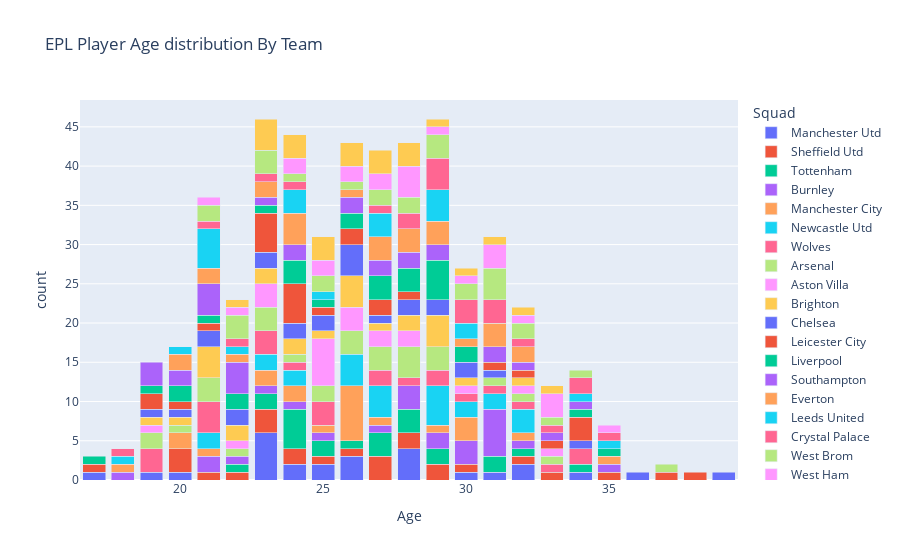

The notebook cell this image was saved under:
### Code cell
fig_age

### Figure 1 — Plotly figure (JSON) as saved in the notebook; plotly's stock layout.template omitted (floating-point values rounded to 4 significant figures)
{"data": [{"alignmentgroup": "True", "customdata": [["Manchester Utd"], ["Manchester Utd"], ["Manchester Utd"], ["Manchester Utd"], ["Manchester Utd"], ["Manchester Utd"], ["Manchester Utd"], ["Manchester Utd"], ["Manchester Utd"], ["Manchester Utd"], ["Manchester Utd"], ["Manchester Utd"]], "hovertemplate": "Squad=%{customdata[0]}<br>Age=%{x}<br>count=%{y}<extra></extra>", "legendgroup": "Manchester Utd", "marker": {"color": "#636efa"}, "name": "Manchester Utd", "offsetgroup": "Manchester Utd", "orientation": "v", "showlegend": true, "textposition": "auto", "type": "bar", "x": [17, 19, 20, 23, 24, 25, 26, 28, 30, 31, 32, 34], "xaxis": "x", "y": [1, 1, 1, 6, 2, 2, 3, 4, 1, 1, 2, 1], "yaxis": "y"}, {"alignmentgroup": "True", "customdata": [["Sheffield Utd"], ["Sheffield Utd"], ["Sheffield Utd"], ["Sheffield Utd"], ["Sheffield Utd"], ["Sheffield Utd"], ["Sheffield Utd"], ["Sheffield Utd"], ["Sheffield Utd"], ["Sheffield Utd"], ["Sheffield Utd"], ["Sheffield Utd"], ["Sheffield Utd"], ["Sheffield Utd"], ["Sheffield Utd"], ["Sheffield Utd"]], "hovertemplate": "Squad=%{customdata[0]}<br>Age=%{x}<br>count=%{y}<extra></extra>", "legendgroup": "Sheffield Utd", "marker": {"color": "#EF553B"}, "name": "Sheffield Utd", "offsetgroup": "Sheffield Utd", "orientation": "v", "showlegend": true, "textposition": "auto", "type": "bar", "x": [17, 20, 21, 22, 23, 24, 25, 26, 27, 28, 29, 30, 32, 33, 35, 38], "xaxis": "x", "y": [1, 3, 1, 1, 3, 2, 1, 1, 3, 2, 2, 1, 1, 1, 1, 1], "yaxis": "y"}, {"alignmentgroup": "True", "customdata": [["Tottenham"], ["Tottenham"], ["Tottenham"], ["Tottenham"], ["Tottenham"], ["Tottenham"], ["Tottenham"], ["Tottenham"], ["Tottenham"], ["Tottenham"], ["Tottenham"], ["Tottenham"]], "hovertemplate": "Squad=%{customdata[0]}<br>Age=%{x}<br>count=%{y}<extra></extra>", "legendgroup": "Tottenham", "marker": {"color": "#00cc96"}, "name": "Tottenham", "offsetgroup": "Tottenham", "orientation": "v", "showlegend": true, "textposition": "auto", "type": "bar", "x": [17, 22, 23, 24, 25, 26, 27, 28, 29, 31, 32, 34], "xaxis": "x", "y": [1, 1, 2, 5, 2, 1, 3, 3, 2, 2, 1, 1], "yaxis": "y"}, {"alignmentgroup": "True", "customdata": [["Burnley"], ["Burnley"], ["Burnley"], ["Burnley"], ["Burnley"], ["Burnley"], ["Burnley"], ["Burnley"], ["Burnley"], ["Burnley"], ["Burnley"], ["Burnley"], ["Burnley"]], "hovertemplate": "Squad=%{customdata[0]}<br>Age=%{x}<br>count=%{y}<extra></extra>", "legendgroup": "Burnley", "marker": {"color": "#ab63fa"}, "name": "Burnley", "offsetgroup": "Burnley", "orientation": "v", "showlegend": true, "textposition": "auto", "type": "bar", "x": [18, 21, 22, 23, 24, 25, 27, 28, 29, 30, 31, 32, 35], "xaxis": "x", "y": [1, 2, 1, 1, 1, 1, 1, 3, 2, 3, 6, 1, 1], "yaxis": "y"}, {"alignmentgroup": "True", "customdata": [["Manchester City"], ["Manchester City"], ["Manchester City"], ["Manchester City"], ["Manchester City"], ["Manchester City"], ["Manchester City"], ["Manchester City"], ["Manchester City"], ["Manchester City"], ["Manchester City"], ["Manchester City"]], "hovertemplate": "Squad=%{customdata[0]}<br>Age=%{x}<br>count=%{y}<extra></extra>", "legendgroup": "Manchester City", "marker": {"color": "#FFA15A"}, "name": "Manchester City", "offsetgroup": "Manchester City", "orientation": "v", "showlegend": true, "textposition": "auto", "type": "bar", "x": [18, 20, 21, 23, 24, 25, 26, 27, 29, 30, 32, 35], "xaxis": "x", "y": [1, 2, 1, 2, 2, 1, 7, 1, 1, 3, 1, 1], "yaxis": "y"}, {"alignmentgroup": "True", "customdata": [["Newcastle Utd"], ["Newcastle Utd"], ["Newcastle Utd"], ["Newcastle Utd"], ["Newcastle Utd"], ["Newcastle Utd"], ["Newcastle Utd"], ["Newcastle Utd"], ["Newcastle Utd"], ["Newcastle Utd"]], "hovertemplate": "Squad=%{customdata[0]}<br>Age=%{x}<br>count=%{y}<extra></extra>", "legendgroup": "Newcastle Utd", "marker": {"color": "#19d3f3"}, "name": "Newcastle Utd", "offsetgroup": "Newcastle Utd", "orientation": "v", "showlegend": true, "textposition": "auto", "type": "bar", "x": [18, 21, 23, 24, 26, 27, 29, 30, 31, 32], "xaxis": "x", "y": [1, 2, 2, 2, 4, 4, 5, 2, 2, 3], "yaxis": "y"}, {"alignmentgroup": "True", "customdata": [["Wolves"], ["Wolves"], ["Wolves"], ["Wolves"], ["Wolves"], ["Wolves"], ["Wolves"], ["Wolves"], ["Wolves"], ["Wolves"], ["Wolves"], ["Wolves"], ["Wolves"], ["Wolves"]], "hovertemplate": "Squad=%{customdata[0]}<br>Age=%{x}<br>count=%{y}<extra></extra>", "legendgroup": "Wolves", "marker": {"color": "#FF6692"}, "name": "Wolves", "offsetgroup": "Wolves", "orientation": "v", "showlegend": true, "textposition": "auto", "type": "bar", "x": [18, 19, 21, 23, 24, 25, 27, 28, 29, 30, 31, 32, 33, 34], "xaxis": "x", "y": [1, 3, 4, 3, 1, 3, 2, 1, 2, 1, 1, 1, 1, 2], "yaxis": "y"}, {"alignmentgroup": "True", "customdata": [["Arsenal"], ["Arsenal"], ["Arsenal"], ["Arsenal"], ["Arsenal"], ["Arsenal"], ["Arsenal"], ["Arsenal"], ["Arsenal"], ["Arsenal"], ["Arsenal"], ["Arsenal"], ["Arsenal"], ["Arsenal"]], "hovertemplate": "Squad=%{customdata[0]}<br>Age=%{x}<br>count=%{y}<extra></extra>", "legendgroup": "Arsenal", "marker": {"color": "#B6E880"}, "name": "Arsenal", "offsetgroup": "Arsenal", "orientation": "v", "showlegend": true, "textposition": "auto", "type": "bar", "x": [19, 20, 21, 22, 23, 24, 25, 26, 27, 28, 29, 31, 32, 33], "xaxis": "x", "y": [2, 1, 3, 1, 3, 1, 2, 3, 3, 4, 3, 1, 1, 1], "yaxis": "y"}, {"alignmentgroup": "True", "customdata": [["Aston Villa"], ["Aston Villa"], ["Aston Villa"], ["Aston Villa"], ["Aston Villa"], ["Aston Villa"], ["Aston Villa"], ["Aston Villa"], ["Aston Villa"], ["Aston Villa"]], "hovertemplate": "Squad=%{customdata[0]}<br>Age=%{x}<br>count=%{y}<extra></extra>", "legendgroup": "Aston Villa", "marker": {"color": "#FF97FF"}, "name": "Aston Villa", "offsetgroup": "Aston Villa", "orientation": "v", "showlegend": true, "textposition": "auto", "type": "bar", "x": [19, 22, 23, 25, 26, 27, 28, 30, 32, 33], "xaxis": "x", "y": [1, 1, 3, 6, 3, 2, 2, 1, 1, 1], "yaxis": "y"}, {"alignmentgroup": "True", "customdata": [["Brighton"], ["Brighton"], ["Brighton"], ["Brighton"], ["Brighton"], ["Brighton"], ["Brighton"], ["Brighton"], ["Brighton"], ["Brighton"], ["Brighton"], ["Brighton"], ["Brighton"]], "hovertemplate": "Squad=%{customdata[0]}<br>Age=%{x}<br>count=%{y}<extra></extra>", "legendgroup": "Brighton", "marker": {"color": "#FECB52"}, "name": "Brighton", "offsetgroup": "Brighton", "orientation": "v", "showlegend": true, "textposition": "auto", "type": "bar", "x": [19, 20, 21, 22, 23, 24, 25, 26, 27, 28, 29, 30, 32], "xaxis": "x", "y": [1, 1, 4, 2, 2, 2, 1, 4, 1, 2, 4, 1, 1], "yaxis": "y"}, {"alignmentgroup": "True", "customdata": [["Chelsea"], ["Chelsea"], ["Chelsea"], ["Chelsea"], ["Chelsea"], ["Chelsea"], ["Chelsea"], ["Chelsea"], ["Chelsea"], ["Chelsea"], ["Chelsea"], ["Chelsea"], ["Chelsea"], ["Chelsea"], ["Chelsea"], ["Chelsea"]], "hovertemplate": "Squad=%{customdata[0]}<br>Age=%{x}<br>count=%{y}<extra></extra>", "legendgroup": "Chelsea", "marker": {"color": "#636efa"}, "name": "Chelsea", "offsetgroup": "Chelsea", "orientation": "v", "showlegend": true, "textposition": "auto", "type": "bar", "x": [19, 20, 21, 22, 23, 24, 25, 26, 27, 28, 29, 30, 31, 34, 36, 39], "xaxis": "x", "y": [1, 1, 2, 2, 2, 2, 2, 4, 1, 2, 2, 2, 1, 1, 1, 1], "yaxis": "y"}, {"alignmentgroup": "True", "customdata": [["Leicester City"], ["Leicester City"], ["Leicester City"], ["Leicester City"], ["Leicester City"], ["Leicester City"], ["Leicester City"], ["Leicester City"], ["Leicester City"], ["Leicester City"], ["Leicester City"], ["Leicester City"], ["Leicester City"], ["Leicester City"]], "hovertemplate": "Squad=%{customdata[0]}<br>Age=%{x}<br>count=%{y}<extra></extra>", "legendgroup": "Leicester City", "marker": {"color": "#EF553B"}, "name": "Leicester City", "offsetgroup": "Leicester City", "orientation": "v", "showlegend": true, "textposition": "auto", "type": "bar", "x": [19, 20, 21, 23, 24, 25, 26, 27, 28, 31, 32, 33, 34, 37], "xaxis": "x", "y": [2, 1, 1, 5, 5, 1, 2, 2, 1, 1, 1, 1, 3, 1], "yaxis": "y"}, {"alignmentgroup": "True", "customdata": [["Liverpool"], ["Liverpool"], ["Liverpool"], ["Liverpool"], ["Liverpool"], ["Liverpool"], ["Liverpool"], ["Liverpool"], ["Liverpool"], ["Liverpool"], ["Liverpool"], ["Liverpool"], ["Liverpool"], ["Liverpool"]], "hovertemplate": "Squad=%{customdata[0]}<br>Age=%{x}<br>count=%{y}<extra></extra>", "legendgroup": "Liverpool", "marker": {"color": "#00cc96"}, "name": "Liverpool", "offsetgroup": "Liverpool", "orientation": "v", "showlegend": true, "textposition": "auto", "type": "bar", "x": [19, 20, 21, 22, 23, 24, 25, 26, 27, 28, 29, 30, 34, 35], "xaxis": "x", "y": [1, 2, 1, 2, 1, 3, 1, 2, 3, 3, 5, 2, 1, 1], "yaxis": "y"}, {"alignmentgroup": "True", "customdata": [["Southampton"], ["Southampton"], ["Southampton"], ["Southampton"], ["Southampton"], ["Southampton"], ["Southampton"], ["Southampton"], ["Southampton"], ["Southampton"], ["Southampton"], ["Southampton"], ["Southampton"], ["Southampton"]], "hovertemplate": "Squad=%{customdata[0]}<br>Age=%{x}<br>count=%{y}<extra></extra>", "legendgroup": "Southampton", "marker": {"color": "#ab63fa"}, "name": "Southampton", "offsetgroup": "Southampton", "orientation": "v", "showlegend": true, "textposition": "auto", "type": "bar", "x": [19, 20, 21, 22, 23, 24, 26, 27, 28, 29, 31, 32, 33, 34], "xaxis": "x", "y": [3, 2, 4, 4, 1, 2, 2, 2, 2, 2, 2, 1, 1, 1], "yaxis": "y"}, {"alignmentgroup": "True", "customdata": [["Everton"], ["Everton"], ["Everton"], ["Everton"], ["Everton"], ["Everton"], ["Everton"], ["Everton"], ["Everton"], ["Everton"], ["Everton"], ["Everton"]], "hovertemplate": "Squad=%{customdata[0]}<br>Age=%{x}<br>count=%{y}<extra></extra>", "legendgroup": "Everton", "marker": {"color": "#FFA15A"}, "name": "Everton", "offsetgroup": "Everton", "orientation": "v", "showlegend": true, "textposition": "auto", "type": "bar", "x": [20, 21, 22, 23, 24, 26, 27, 28, 29, 30, 31, 32], "xaxis": "x", "y": [2, 2, 1, 2, 4, 1, 3, 3, 3, 1, 3, 2], "yaxis": "y"}, {"alignmentgroup": "True", "customdata": [["Leeds United"], ["Leeds United"], ["Leeds United"], ["Leeds United"], ["Leeds United"], ["Leeds United"], ["Leeds United"], ["Leeds United"], ["Leeds United"], ["Leeds United"]], "hovertemplate": "Squad=%{customdata[0]}<br>Age=%{x}<br>count=%{y}<extra></extra>", "legendgroup": "Leeds United", "marker": {"color": "#19d3f3"}, "name": "Leeds United", "offsetgroup": "Leeds United", "orientation": "v", "showlegend": true, "textposition": "auto", "type": "bar", "x": [20, 21, 22, 24, 25, 27, 29, 30, 34, 35], "xaxis": "x", "y": [1, 5, 1, 3, 1, 3, 4, 2, 1, 1], "yaxis": "y"}, {"alignmentgroup": "True", "customdata": [["Crystal Palace"], ["Crystal Palace"], ["Crystal Palace"], ["Crystal Palace"], ["Crystal Palace"], ["Crystal Palace"], ["Crystal Palace"], ["Crystal Palace"], ["Crystal Palace"], ["Crystal Palace"], ["Crystal Palace"], ["Crystal Palace"], ["Crystal Palace"]], "hovertemplate": "Squad=%{customdata[0]}<br>Age=%{x}<br>count=%{y}<extra></extra>", "legendgroup": "Crystal Palace", "marker": {"color": "#FF6692"}, "name": "Crystal Palace", "offsetgroup": "Crystal Palace", "orientation": "v", "showlegend": true, "textposition": "auto", "type": "bar", "x": [21, 22, 23, 24, 27, 28, 29, 30, 31, 32, 33, 34, 35], "xaxis": "x", "y": [1, 1, 1, 1, 1, 2, 4, 3, 3, 1, 1, 2, 1], "yaxis": "y"}, {"alignmentgroup": "True", "customdata": [["West Brom"], ["West Brom"], ["West Brom"], ["West Brom"], ["West Brom"], ["West Brom"], ["West Brom"], ["West Brom"], ["West Brom"], ["West Brom"], ["West Brom"], ["West Brom"], ["West Brom"], ["West Brom"], ["West Brom"]], "hovertemplate": "Squad=%{customdata[0]}<br>Age=%{x}<br>count=%{y}<extra></extra>", "legendgroup": "West Brom", "marker": {"color": "#B6E880"}, "name": "West Brom", "offsetgroup": "West Brom", "orientation": "v", "showlegend": true, "textposition": "auto", "type": "bar", "x": [21, 22, 23, 24, 25, 26, 27, 28, 29, 30, 31, 32, 33, 34, 37], "xaxis": "x", "y": [2, 3, 3, 1, 2, 1, 2, 2, 3, 2, 4, 2, 1, 1, 1], "yaxis": "y"}, {"alignmentgroup": "True", "customdata": [["West Ham"], ["West Ham"], ["West Ham"], ["West Ham"], ["West Ham"], ["West Ham"], ["West Ham"], ["West Ham"], ["West Ham"], ["West Ham"], ["West Ham"], ["West Ham"], ["West Ham"]], "hovertemplate": "Squad=%{customdata[0]}<br>Age=%{x}<br>count=%{y}<extra></extra>", "legendgroup": "West Ham", "marker": {"color": "#FF97FF"}, "name": "West Ham", "offsetgroup": "West Ham", "orientation": "v", "showlegend": true, "textposition": "auto", "type": "bar", "x": [21, 22, 24, 25, 26, 27, 28, 29, 30, 31, 32, 33, 35], "xaxis": "x", "y": [1, 1, 2, 2, 2, 2, 4, 1, 1, 3, 1, 3, 1], "yaxis": "y"}, {"alignmentgroup": "True", "customdata": [["Fulham"], ["Fulham"], ["Fulham"], ["Fulham"], ["Fulham"], ["Fulham"], ["Fulham"], ["Fulham"], ["Fulham"], ["Fulham"], ["Fulham"], ["Fulham"]], "hovertemplate": "Squad=%{customdata[0]}<br>Age=%{x}<br>count=%{y}<extra></extra>", "legendgroup": "Fulham", "marker": {"color": "#FECB52"}, "name": "Fulham", "offsetgroup": "Fulham", "orientation": "v", "showlegend": true, "textposition": "auto", "type": "bar", "x": [22, 23, 24, 25, 26, 27, 28, 29, 30, 31, 32, 33], "xaxis": "x", "y": [1, 4, 3, 3, 3, 3, 3, 1, 1, 1, 1, 1], "yaxis": "y"}], "layout": {"barmode": "stack", "legend": {"title": {"text": "Squad"}, "tracegroupgap": 0}, "title": {"text": "EPL Player Age distribution By Team"}, "xaxis": {"anchor": "y", "domain": [0, 1], "title": {"text": "Age"}}, "yaxis": {"anchor": "x", "domain": [0, 1], "title": {"text": "count"}}}}
